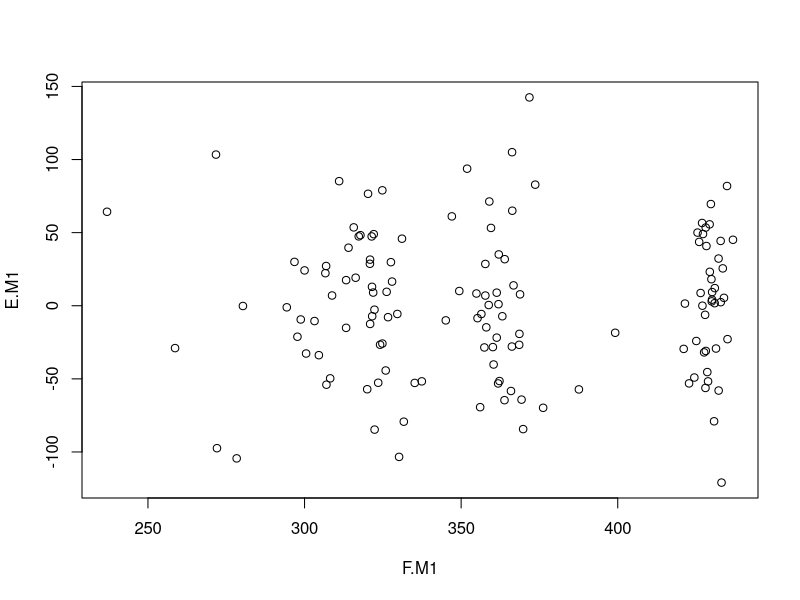
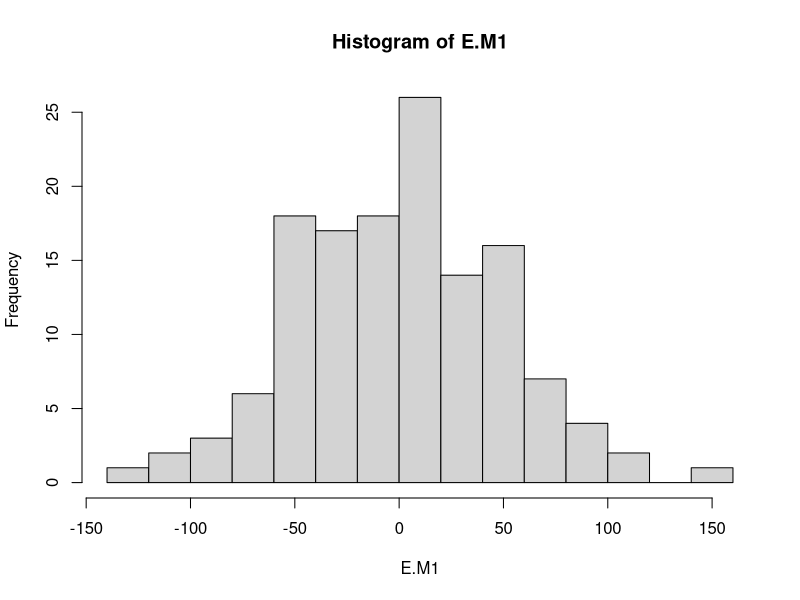
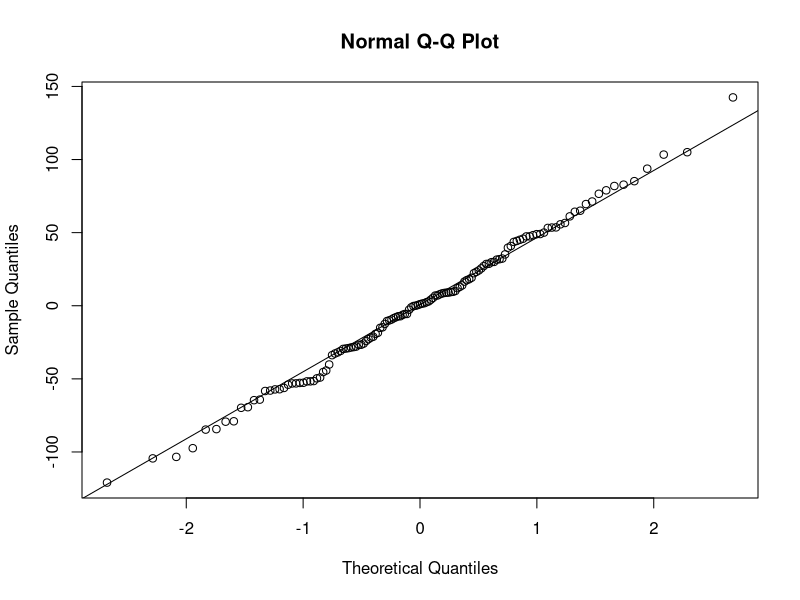
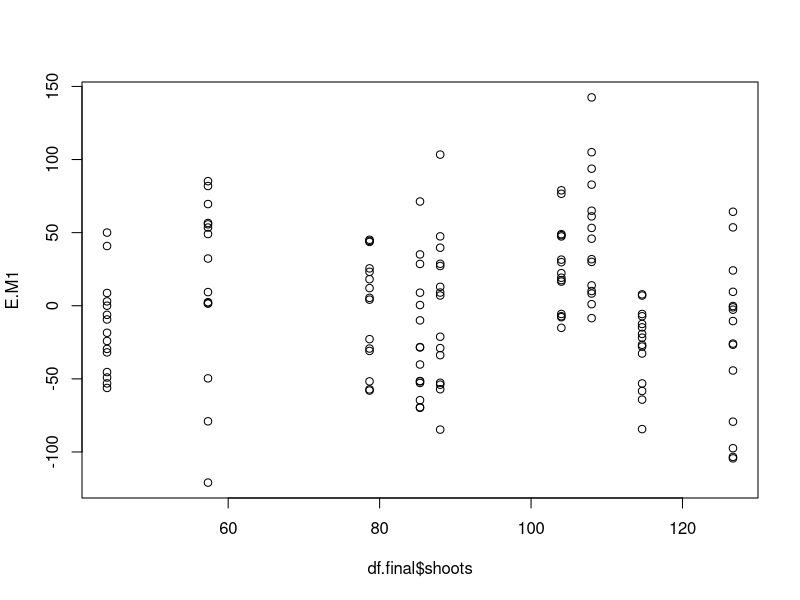
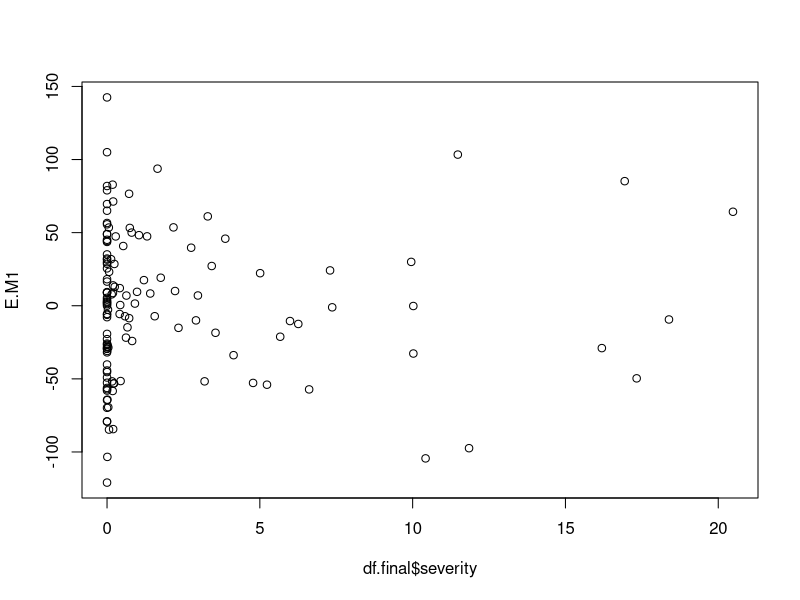
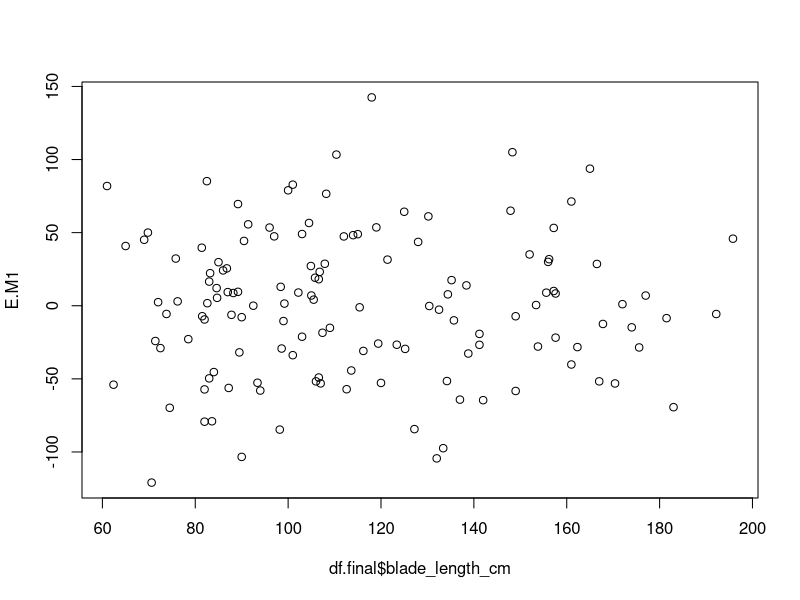
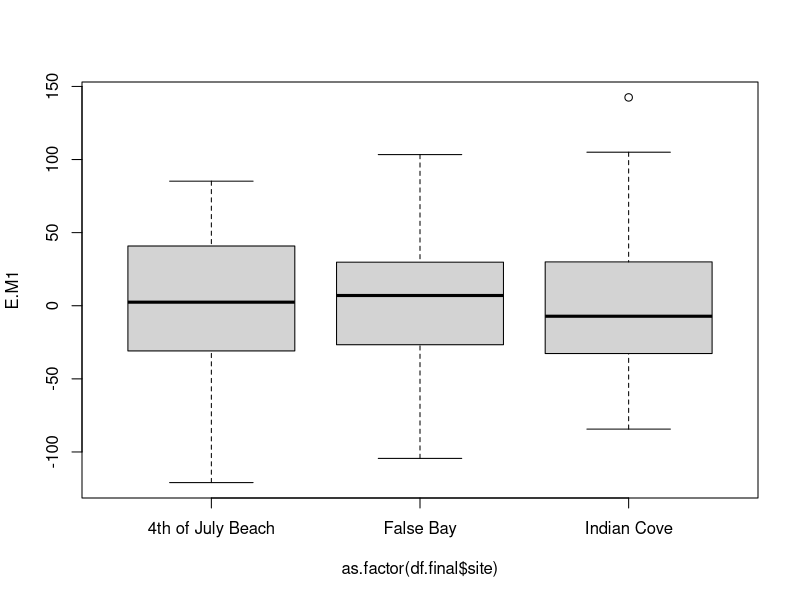
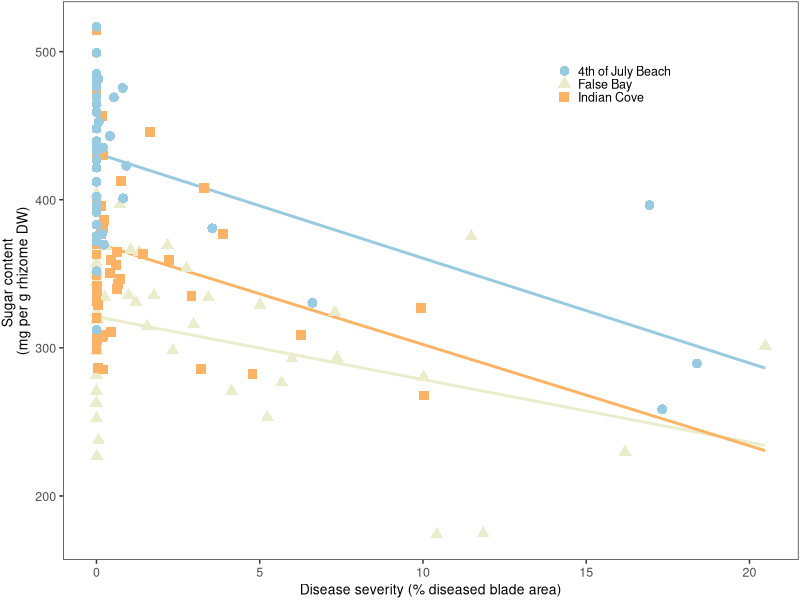

Source code (R) for these figures, in order:
# Code files for In Situ Seagrass Wasting Disease manuscript
# 02_belowground_sugar

# Last updated 2021-08-30 by Lillian Aoki

# This script compares disease and belowground sugar content from the in situ marking experiment, 
# conducted in 2019 by Olivia Graham, Lillian Aoki, Tiffany Stephens, Joshua Stokes

# Outputs include Fig 4 in the manuscript

# Load libraries ####
library(tidyverse)
library(here)

# Read in data ####
df.all <- read.csv("data/BelowgroundDiseaseSugar.csv")

df.density <- read.csv("data/SeagrassDensity.csv")
df.density.summ <- df.density%>%
  group_by(site, transect_no)%>%
  summarize(shoots=mean(shoots.m2))

#df.all <- left_join(df.sugar, df.disease, by = c("site", "plant_id"))
df.all$site <- str_trim(df.all$site)
df.canopy <- read.csv("data/CanopyHeight.csv")
df.final <- left_join(df.all,df.canopy,by=c("site","transect_no","plant_id"))
df.final <- left_join(df.final,df.density.summ,by=c("site","transect_no"))

# Build belowground model ####
M1 <- lm(sugar_mgg~severity+shoots+blade_length_cm+site+severity:site,
         data=df.final)
E.M1 <- resid(M1,type="response")
F.M1 <- fitted(M1)
plot(E.M1~F.M1)
hist(E.M1,breaks = 10)
qqnorm(E.M1)
qqline(E.M1)
## residuals look good
# plot against model covariates as well
plot(E.M1~df.final$shoots)
plot(E.M1~df.final$severity)
plot(E.M1~df.final$blade_length_cm)
plot(E.M1~as.factor(df.final$site))
# still look good
# need to check for multicollinearity
car::vif(M1)
# No issues with VIF
# So, acceptable to include all the terms in the model.
# Model terms - look at the significance of individual model terms
drop1(M1,test="Chisq")
# AIC doesn't improve by dropping the 3-way interaction or site and the model changes significantly
# Therefore we keep all terms in the model.
# Assess significance of terms
summary(M1)

# Visualize sugar model ####
newdat <- with(df.final,seq(from=min(severity), to = max(severity), length.out = 100))
df.new <- data.frame(severity=newdat,blade_length_cm=median(df.final$blade_length_cm),
                     shoots=median(df.final$shoots),site=rep(unique(df.final$site),each=100))
pred <- predict(M1,newdata=df.new,se.fit=TRUE,level=0.05)
df.pred <- data.frame(predicted=pred$fit, predicted.se=pred$se.fit)
df.pred <- cbind(df.pred,df.new)

ggplot(df.pred,aes(x=severity,y=predicted,color=site))+
  #  geom_ribbon(aes(ymax=predicted+predicted.se*1.96,ymin=predicted-predicted.se*1.96,fill=site,color=site),alpha=0.45)+
  geom_line(aes(color=site),size=1,show.legend = FALSE)+
  geom_point(data=df.final,aes(x=severity,y=sugar_mgg,shape=site), size=3)+
  #facet_wrap(~site,scales = "free_x")+
  xlab("Disease severity (% diseased blade area)")+
  ylab("Sugar content \n(mg per g rhizome DW)")+
  #scale_color_viridis_d()+
  labs(color="")+
  #  scale_color_manual(values=c("#4A7BB7","#EAECCC","#DD3D2D"))+
  scale_color_manual(values=c("#98CAE1","#EAECCC","#FDB366"),name="",
                     labels=c("4th of July Beach","False Bay","Indian Cove"))+
  scale_shape_discrete(name="",labels=c("4th of July Beach","False Bay","Indian Cove"))+
  theme_bw()+
  theme(strip.background=element_blank(),
        panel.grid = element_blank(),
        axis.title = element_text(size=10),
        axis.text=element_text(size=9),
        legend.text=element_text(size=9),
        legend.title=element_blank(),
        legend.position = c(0.75,0.85),
        legend.key.size = unit(0.25,"cm"),
        strip.text=element_text(size=9),
        #legend.background = element_rect(color="grey50"),
        legend.margin = margin(t=0,r=1,b=2,l=1,unit="pt"),
        plot.margin = margin(t=1,r=1,b=1,l=1,unit="pt"))
#ggsave(here("figures/high_res","Figure3.tiff"),width = 3.3,height=2)
ggsave(here("figures","Figure4.jpg"),width = 3.3,height=2)
